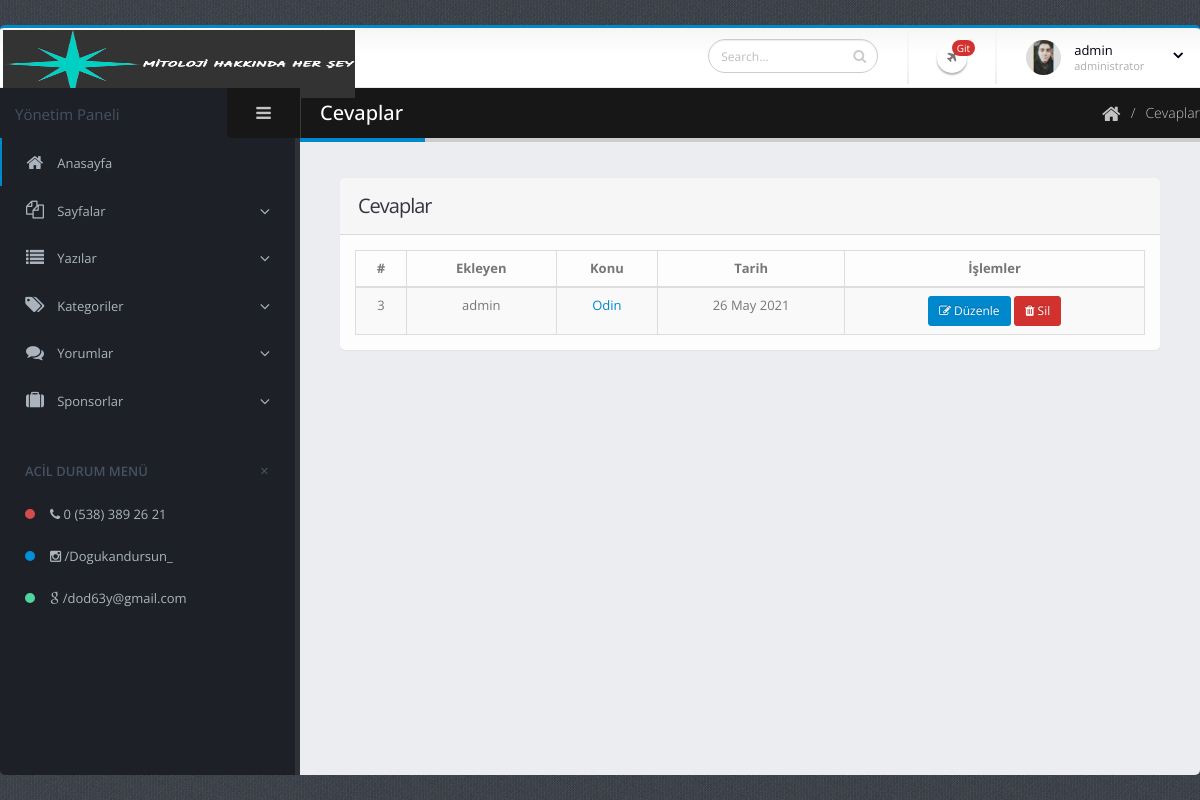
The page /admin/cevaplar.php (signed in) on the database its author committed.
### tables this page shows
CREATE TABLE `yorumlar` (
  `yorum_id` int(11) NOT NULL,
  `yorum_ekleyen` varchar(500) NOT NULL,
  `yorum_eposta` varchar(500) NOT NULL,
  `yorum_icerik` text NOT NULL,
  `yorum_tarih` timestamp NOT NULL DEFAULT current_timestamp(),
  `yorum_yazi_id` int(11) NOT NULL,
  `yorum_durum` int(11) NOT NULL DEFAULT 0,
  `yorum_ust` int(11) NOT NULL
);

CREATE TABLE `yazilar` (
  `yazi_id` int(11) NOT NULL,
  `yazi_foto` varchar(255) DEFAULT NULL,
  `yazi_baslik` varchar(500) NOT NULL,
  `yazi_icerik` text NOT NULL,
  `yazi_tarih` timestamp NOT NULL DEFAULT current_timestamp(),
  `yazi_kategori_id` int(11) NOT NULL,
  `yazi_ekleyen` varchar(255) NOT NULL,
  `yazi_okunma` varchar(255) NOT NULL DEFAULT '0',
  `yazi_durum` varchar(255) DEFAULT '0',
  `yazi_seolink` varchar(500) NOT NULL
);

### sistem/seourl.php (called while the page is built)
<?php
function seoLink($url)
{
    $url = trim($url);
    $find = array('<b>', '</b>');
    $url = str_replace ($find, '', $url);
    $url = preg_replace('/<(\/{0,1})img(.*?)(\/{0,1})\>/', 'image', $url);
    $find = array(' ', '&amp;amp;amp;quot;', '&amp;amp;amp;amp;', '&amp;amp;amp;amp;', '\r\n', '\n', '/', '\\', '+', '<', '>');
    $url = str_replace ($find, '-', $url);
    $find = array('é', 'è', 'ë', 'ê', 'É', 'È', 'Ë', 'Ê');
    $url = str_replace ($find, 'e', $url);
    $find = array('í', 'ý', 'ì', 'î', 'ï', 'I', 'Ý', 'Í', 'Ì', 'Î', 'Ï','İ','ı');
    $url = str_replace ($find, 'i', $url);
    $find = array('ó', 'ö', 'Ö', 'ò', 'ô', 'Ó', 'Ò', 'Ô');
    $url = str_replace ($find, 'o', $url);
    $find = array('á', 'ä', 'â', 'à', 'â', 'Ä', 'Â', 'Á', 'À', 'Â');
    $url = str_replace ($find, 'a', $url);
    $find = array('ú', 'ü', 'Ü', 'ù', 'û', 'Ú', 'Ù', 'Û');
    $url = str_replace ($find, 'u', $url);
    $find = array('ç', 'Ç');
    $url = str_replace ($find, 'c', $url);
    $find = array('þ', 'Þ','ş','Ş');
    $url = str_replace ($find, 's', $url);
    $find = array('ð', 'Ð','ğ','Ğ');
    $url = str_replace ($find, 'g', $url);
    $find = array('/[^A-Za-z0-9\-<>]/', '/[\-]+/', '/<&#91;^>]*>/');
    $repl = array('', '-', '');
    $url = preg_replace ($find, $repl, $url);
    $url = str_replace ('--', '-', $url);
    $url = strtolower($url);
    return $url;
}

### admin/cevaplar.php (the view, shortened to what this page needs)
<?php include 'header.php'; ?>
<div class="inner-wrapper">
	<?php include 'sidebar.php'; ?>
	<section role="main" class="content-body">
		<header class="page-header">
			<h2>Cevaplar</h2>
			<div class="right-wrapper pull-right">
				<ol class="breadcrumbs">
					<li>
						<a href="index.php">
							<i class="fa fa-home"></i>
						</a>
					</li>
					<li><span>Cevaplar</span></li>
				</ol>
				<br>
				<br>
			</div>
		</header>
			<section class="panel" style="margin: 0;">
				<header class="panel-heading">
					<h2 class="panel-title">Cevaplar</h2>
				</header>
				<div class="panel-body">
					<div class="table-responsive">
						<table class="table table-bordered table-striped mb-none" id="datatable-details">
							<thead>
								<tr>
									<th class="center">#</th>
									<th class="center" width="150">Ekleyen</th>
									<th class="center">Konu</th>
									<th class="center">Tarih</th>
									<th class="center">İşlemler</th>
								</tr>
							</thead>
							<tbody>
								<?php
								$yorumlar = $db->prepare("SELECT * FROM yorumlar
									INNER JOIN yazilar ON yazilar.yazi_id = yorumlar.yorum_yazi_id
									WHERE yorum_ust !=0 ORDER BY yorum_id DESC");
								$yorumlar->execute(array());
								$yorum_cek = $yorumlar->fetchAll(PDO::FETCH_ASSOC);
								$say = $yorumlar->rowCount();
								if($say){
									foreach ($yorum_cek as $row){ ?>
									<tr class="gradeX">
										<td class="center"><?php echo $row["yorum_id"]; ?></td>
										<td class="center"><?php echo $row["yorum_ekleyen"]; ?></td>
										<td class="center">
											<a href="../yazilar/<?php echo seoLink($row['yazi_baslik'])."/".$row['yazi_id']; ?>" target="_blank">
												<?php echo $row["yazi_baslik"]; ?>
											</a>
										</td>
										<td class="center"><?php echo Tarih($row["yorum_tarih"]); ?></td>
										<td class="center">
											<a class="btn btn-primary btn-sm" href="yorum-duzenle.php?yorum_id=<?php echo $row["yorum_id"]; ?>"><span class="fa fa-edit"></span> Düzenle</a>
											<a class="btn-sm modal-basic btn btn-danger" href="#modalHeaderColorDanger"><span class="fa fa-trash"></span> Sil</a>
										</td>
									</tr>
									<?php } }else{
										echo "<td colspan='7'> ☺ Hiç yorum yapılmamış!</td>";
									} ?>
								</tbody>
							</table>
						</div>
					</div>
				</section>
			</section>
		</div>
			<?php include 'footer.php'; ?>

### sistem/fonksiyon.php (shortened to what this page needs)
<?php
function Tarih($deger) {
 echo iconv('latin5','utf-8',strftime(' %d %B %Y',strtotime($deger)));
}

### admin/assets/stylesheets/skins/default.css (style rules this page uses)
a, .btn-link { color: #0088cc; }
body .btn-primary { color: #ffffff; text-shadow: 0 -1px 0 rgba(0, 0, 0, 0.25); background-color: #0088cc; border-color: #0088cc; }
body .btn-danger { color: #ffffff; text-shadow: 0 -1px 0 rgba(0, 0, 0, 0.25); background-color: #d2322d; border-color: #d2322d; }
.page-header h2 { border-bottom-color: #0088cc; }

### rows shown on the page
yorumlar: yorum_id "3", yorum_ekleyen "admin", yazilar.yazi_baslik "Odin", yorum_tarih "26 May 2021"

### other values the page prints
$_SESSION["admin_kadi"] "admin"
